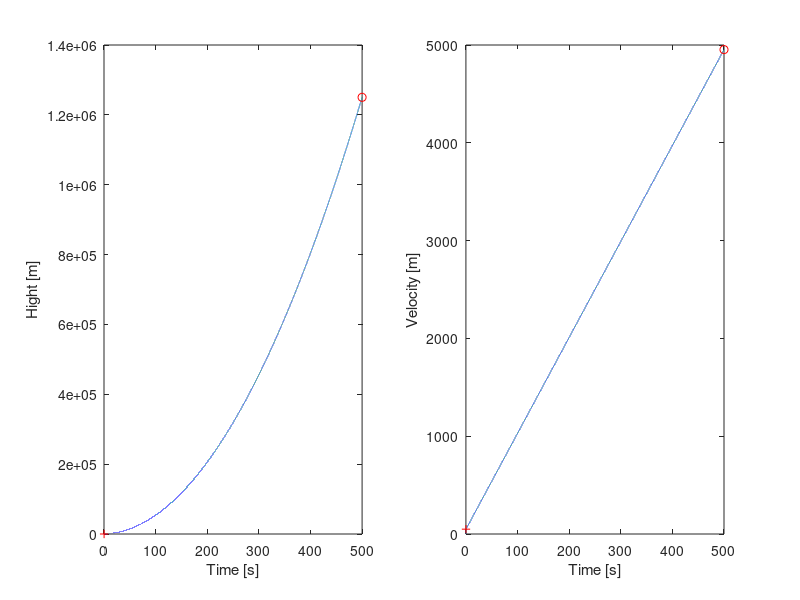

Recreate this plot in MATLAB. (Note: this script raises an error after producing the figure.)
clear all; clc; close all;

%%
% g inverted
m=0.05; g=-9.81; tEngine=0.15; Force=16; vChute=-20; Dt=0.01; 
clear t v h 
n=1; 
t(n)=0; v(n)=0; h(n)=0; t(2)=0;

%%
% Segment 1 
a1=(Force-m*g)/m; 
while (t(n) < tEngine) &&  (n < 50000) 
    n=n+1; 
    t(n)=t(n-1)+Dt; 
    v(n) =a1 *t (n) ; 
    h(n) =0.5*a1*t(n)^2;
end;
v1=v(n); h1=h(n); t1=t(n);

% Segment 2
while v(n)>=vChute && n<50000
n=n+1;
t(n)=t(n-1)+Dt;
v(n)=v1-g*(t(n)-t1);
h(n) =h1+v1 * (t(n)-t1 )-0.5*g* (t (n)-t1)^2;
end
v2=v(n); h2=h(n); t2=t(n);

% Segment 3
while h(n)>0 && n<50000
n=n+1;
t(n)=t(n-1)+Dt;
v(n)=vChute;
h (n) =h2+vChute* (t(n)-t2) ;
end

%%
subplot(1,2,1)
plot(t,h,t2,h2, 'ro', t1, h1, 'r+')
xlabel('Time [s]');
ylabel('Hight [m]');
subplot(1,2,2)
plot(t,v,t2,v2, 'ro', t1, v1, 'r+')
xlabel('Time [s]');
ylabel('Velocity [m]');


%%
% Analysis of the loged datas. 
a = logsout{1}.Values.Data;
v = logsout{2}.Values.Data;
x = logsout{3}.Values.Data;
t_log = logsout{2}.Values.Time;